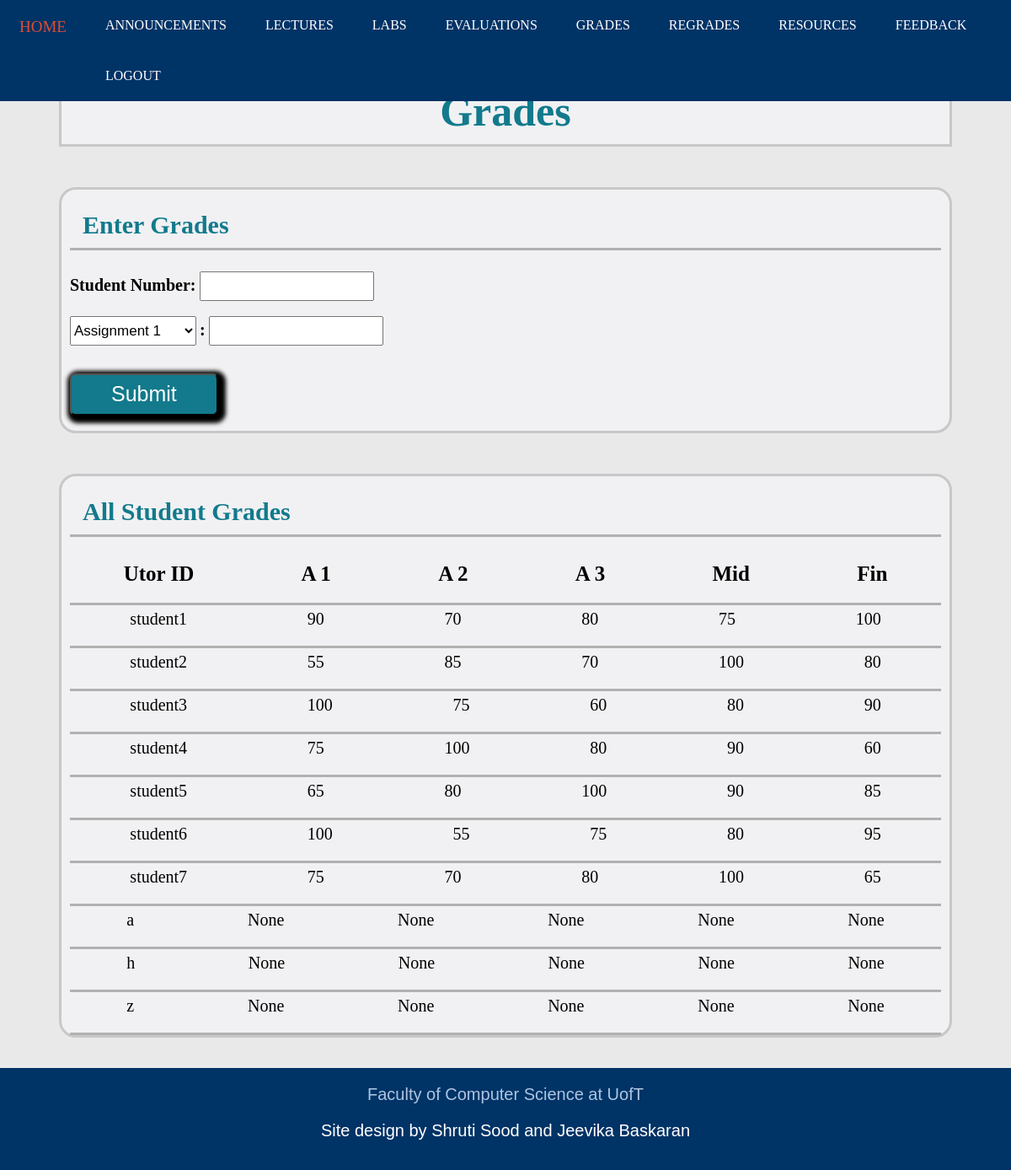
Screenshot of /grades_i.html (signed in) with the database file from the repository.
### tables this page shows
CREATE TABLE "Grades" (
	"UtorID"	TEXT,
	"A1"	INTEGER,
	"A2"	INTEGER,
	"A3"	INTEGER,
	"Midterm"	INTEGER,
	"Final"	INTEGER,
	PRIMARY KEY("UtorID")
);

### app.py (the view)
@app.route('/grades_i.html')
def grades_i():
    if session.get('current_login') == None:
        return render_template('login.html')
    else:
        sql = """ SELECT * FROM Grades """
        class1 = db.engine.execute(text(sql))
        return render_template('/grades_i.html', class1 = class1)

### templates/grades_i.html (shortened to what this page needs)
<!DOCTYPE html>
<html>
<head>
	<link rel="stylesheet" type="text/css" href="static/StyleSheets/gradei.css">
	<link rel="stylesheet" type="text/css" href="static/StyleSheets/headerfooter.css">
</head>
<body>
	<div class = "navbar">
		<a href="index_i.html">HOME</a>
		<a href="announcements_i.html">ANNOUNCEMENTS</a>
		<a href="lectures_i.html">LECTURES</a>
		<a href="labs_i.html">LABS</a>
		<a href="evaluations_i.html">EVALUATIONS</a>
		<a href="grades_i.html">GRADES</a>
		<a href="regrades_i.html">REGRADES</a>
		<a href="resources_i.html">RESOURCES</a>
		<a href="feedback_i.html">FEEDBACK</a>
		<a href="logout">LOGOUT</a>
	</div>
	<div class = "title">
		<section class="title_sec">
			<h1>Grades</h1>
		</section>
	</div>
	<br>
	<div class = "entermark">
		<section class="enter_mark">
			<h1> Enter Grades </h1>
			<div class = "formsection">
				<form action = "EnterGrades" method="POST" onsubmit = "return grades_val()">
					<label for = "StudentNumber"><strong>Student Number: </strong></label>
					<input type = "text" id="StudentNumber" name = "StudentNumber">
					<br> </br>
					<select id = "assgn" name = "assgn" class = "assgn">
			            <option value = "A1">Assignment 1</option>
			        </select>
			        <label><strong>:</strong></label>
					<input type = "text" id="grade" name = "grade">
					<br> </br>
					<input type = "submit" value = "Submit" class="Submit">
				</form>
			</div>
			<br>
		</section>
	</div>
	<br>
	<div class = "allmark">
		<section class="all_mark">
			<h1> All Student Grades </h1>
			<div class = "Heading">
				<h2 class = "item1">Utor ID</h2>
				<h2 class = "item2">A 1</h2>
				<h2 class = "item3">A 2</h2>
				<h2 class = "item4">A 3</h2>
				<h2 class = "item5">Mid</h2>
				<h2 class = "item6">Fin</h2>
			</div>
			{% for student in class1 : %}
			<div class = "stdgrades">
				<p class = "item1">{{ student['UtorID'] }}</p>
				<p class = "item2">{{ student['A1'] }}</p>
				<p class = "item3">{{ student['A2'] }}</p>
				<p class = "item4">{{ student['A3'] }}</p>
				<p class = "item5">{{ student['Midterm'] }}</p>
				<p class = "item6">{{ student['Final'] }}</p>
			</div>
			{% endfor %}
		</section>
	</div>
	<br><br>
	<div class = "footer">
		<a href="https://web.cs.toronto.edu/" target="_blank">Faculty of Computer Science at UofT</a>
		<p>Site design by Shruti Sood and Jeevika Baskaran</p>
	</div>
</body>
</html>

### static/StyleSheets/gradei.css (style rules this page uses)
.title { margin-top: 90px; background-color: #F1F1F3; margin-left: 70px; margin-right: 70px; }
.title_sec { padding-left: 10px; padding-right: 10px; border: solid; border-color: #C8C8C8; display: block; }
.title_sec h1 { color: #127a8c; font-size: 50px; text-align: center; margin:10px; }
.entermark { margin-top: 30px; margin-left: 70px; margin-right: 70px; }
.allmark { margin-top: 30px; margin-left: 70px; margin-right: 70px; }
.enter_mark { padding-left: 10px; padding-right: 10px; border: solid; border-color: #C8C8C8; display: block; border-radius: 20px; background-color: #F1F1F3; }
.all_mark { padding-left: 10px; padding-right: 10px; border: solid; border-color: #C8C8C8; display: block; border-radius: 20px; background-color: #F1F1F3; }
.enter_mark label { font-size: 20px; }
.entermark input[type=text] { padding-top: 7px; padding-bottom: 7px; font-size: 15px; }
.enter_mark h1 { color: #127a8c; padding-bottom: 10px; padding-left: 15px; font-size: 30px; border-bottom: solid; border-bottom-color: #B1B1B1; }
.all_mark h1 { color: #127a8c; padding-bottom: 10px; padding-left: 15px; font-size: 30px; border-bottom: solid; border-bottom-color: #B1B1B1; }
.Submit { align-self: center; margin-top: 15px; font-size: 30px; border-radius: 0.4rem; box-shadow: 3px 3px 5px 6px #000000; }
.entermark input[type=submit] { width:17%; height:50px; font-size:25px; background-color: #127a8c; color: white; align-items: center; }
.assgn { height : 35px; width : 150px; font-size: 17px; }
.Heading { display: grid; overflow: hidden; width: 100%; border-bottom: solid; border-bottom-color: #B1B1B1; }
.stdgrades { display:grid; overflow: hidden; width: 100%; border-bottom: solid; border-bottom-color: #B1B1B1; }
.item1 { grid-column-start: 1; grid-column-end: 2; text-align: center; }
.item2 { grid-column-start: 2; grid-column-end: 3; text-align: center; }
.item3 { grid-column-start: 3; grid-column-end: 4; text-align: center; }
.item4 { grid-column-start: 4; grid-column-end: 5; }
.item5 { grid-column-start: 5; grid-column-end: 6; text-align: center; }
.item6 { grid-column-start: 6; grid-column-end: 7; text-align: center; }
.stdgrades p { font-size: 20px; float: left; text-align: center; padding: 5px; padding-bottom: 0px; margin-top:0px; text-decoration: none; }
.Heading h2 { float: left; text-align: center; padding: 5px; padding-bottom: 0px; margin-top:0px; text-decoration: none; font-size: 25px; }

### static/StyleSheets/headerfooter.css (style rules this page uses)
body { margin:0px; border:0px; padding:0px; background-color: #E9E9E9; }
.navbar { background-color: #003366; position: fixed; top: 0; overflow: hidden; width: 100%; }
.navbar a { float: left; color: white; text-align: center; padding: 21px 23px; text-decoration: none; font-size: 16px; }
.footer { background-color: #003366; overflow: hidden; min-height: 12vh; padding-top: 20px; padding-bottom: 5px; font-family:'Poppins', sans-serif; text-align: center; }
.footer a { color: #ACC6E2; padding-top: : 20px; text-decoration: none; font-size: 20px; }
.footer p { color: white; font-size: 20px; }

### rows the page displays
Grades: UtorID "student1", A1 "90", A2 "70", A3 "80", Midterm "75", Final "100"
Grades: UtorID "student2", A1 "55", A2 "85", A3 "70", Midterm "100", Final "80"
Grades: UtorID "student3", A1 "100", A2 "75", A3 "60", Midterm "80", Final "90"
Grades: UtorID "student4", A1 "75", A2 "100", A3 "80", Midterm "90", Final "60"
Grades: UtorID "student5", A1 "65", A2 "80", A3 "100", Midterm "90", Final "85"
Grades: UtorID "student6", A1 "100", A2 "55", A3 "75", Midterm "80", Final "95"
Grades: UtorID "student7", A1 "75", A2 "70", A3 "80", Midterm "100", Final "65"

### other values shown
{{ student['UtorID'] }} "a" "h" "z"
{{ student['A1'] }} "None" "None" "None"
{{ student['A2'] }} "None" "None" "None"
{{ student['A3'] }} "None" "None" "None"
{{ student['Midterm'] }} "None" "None" "None"
{{ student['Final'] }} "None" "None" "None"
